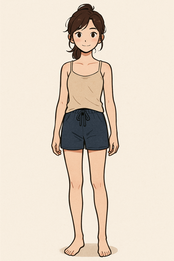
#> input picture input/avatar.png, 174 x 261 px, shrunk from 1024 x 1536 before the run, found by its file name
$ python geminiAPI.py
#> lines starting #> are read from the running program, lines starting #| are printed output that depends on the picture
import os
import google.generativeai as genai
from PIL import Image
import mimetypes
import google.ai.generativelanguage as glm

# --- IMPORTANT: PLEASE READ THE INSTRUCTIONS ---

# 1. Add your Gemini API Key here
# You can get one from Google AI Studio: https://aistudio.google.com/
os.environ["GEMINI_API_KEY"] = "YOUR_GEMINI_API_KEY"

# 2. Define the paths to your images.
IMAGE_DIRECTORY = r"C:\AIstylist\input"
AVATAR_PATH = os.path.join(IMAGE_DIRECTORY, "avatar.png")
NAVY_SHIRT_PATH = os.path.join(IMAGE_DIRECTORY, "Navyshirt.jpg")
NEW_CLOTHING_PATH = os.path.join(IMAGE_DIRECTORY, "new_clothing.jpg")

# --- END OF SETUP ---

def save_binary_file(file_name, data):
    """Saves binary data (like an image) to a file."""
    try:
        with open(file_name, "wb") as f:
            f.write(data)
        print(f"File saved successfully to: {file_name}")
    except IOError as e:
        print(f"Error saving file: {e}")

def generate_image_from_images():
    """Generates an image by combining input images and a text prompt."""
    try:
        # The correct way to configure the API key
        genai.configure(api_key=os.environ["GEMINI_API_KEY"])
    except Exception as e:
        print(f"API Key Error: {e}. Please make sure your GEMINI_API_KEY is set correctly.")
        return

    # This is the model that supports multi-image input for generation
    model = genai.GenerativeModel(model_name="gemini-1.5-flash")

    print("Preparing images and prompt...")
    # Verify that all image files exist before proceeding
    for path in [AVATAR_PATH, NAVY_SHIRT_PATH, NEW_CLOTHING_PATH]:
        if not os.path.exists(path):
            print(f"FATAL ERROR: The file was not found: {path}")
            print("Please check the filename and the IMAGE_DIRECTORY path in the script.")
            return

    # Load images
    avatar_img = Image.open(AVATAR_PATH)
#> avatar_img is the input picture: PIL image 174x261 RGB; mean R, G, B 229.4, 216.1, 200.4
    shirt_img = Image.open(NAVY_SHIRT_PATH)
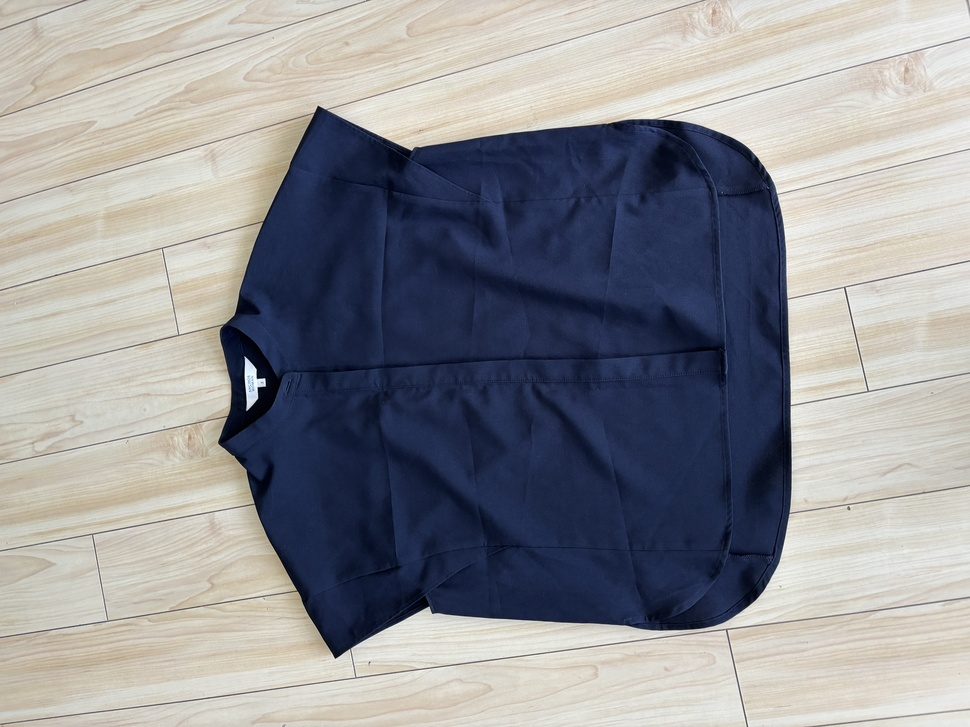
#> input picture input/Navyshirt.jpg, 970 x 727 px, shrunk from 5712 x 4284 before the run, found by its file name
#> shirt_img is the input picture: PIL image 970x727 RGB; mean R, G, B 144.6, 145.4, 149.2
    pants_img = Image.open(NEW_CLOTHING_PATH)
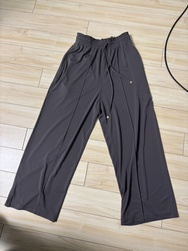
#> input picture input/new_clothing.jpg, 188 x 251 px, shrunk from 1108 x 1477 before the run, found by its file name
#> pants_img is the input picture: PIL image 188x251 RGB; mean R, G, B 150.2, 142.5, 136.7

    # The prompt describing what to do with the images
    prompt = """Based on the three images provided:
1. The illustrated avatar.
2. The navy blue shirt.
3. The grey pants.

Generate a new, single image showing the avatar wearing the navy shirt and the grey pants.
The final generated image should exactly match the illustration style and character design of the avatar.
The colors of the clothing must be preserved. The final image should be a clean, full-body shot."""

    # Create the multimodal request
    contents = [
        glm.Part(inline_data=glm.Blob(mime_type='image/png', data=avatar_img.tobytes())),
        glm.Part(inline_data=glm.Blob(mime_type='image/jpeg', data=shirt_img.tobytes())),
        glm.Part(inline_data=glm.Blob(mime_type='image/jpeg', data=pants_img.tobytes())),
        glm.Part(text=prompt)
    ]

    print("Sending request to Gemini API. This may take a moment...")
    try:
        response = model.generate_content(contents)

        # The new SDK handles the response parts directly
        output_part = response.parts[0]

        # Check if the part contains image data
        if output_part.inline_data:
            output_image_data = output_part.inline_data.data
            output_mime_type = output_part.inline_data.mime_type

            file_extension = mimetypes.guess_extension(output_mime_type) or ".png"
            output_filename = f"generated_style{file_extension}"

            save_binary_file(output_filename, output_image_data)
        elif output_part.text:
            print("\nAPI returned text instead of an image:")
            print(output_part.text)

    except Exception as e:
        print(f"\nAn error occurred while calling the Gemini API: {e}")
        print("This could be due to several reasons:")
        print("- The API key may be invalid or lack permissions.")
        print("- The model may not support this specific combination of inputs (API capabilities can differ from the web UI).")
        print("- There might be a temporary issue with the Google API service.")

if __name__ == "__main__":
    generate_image_from_images()
